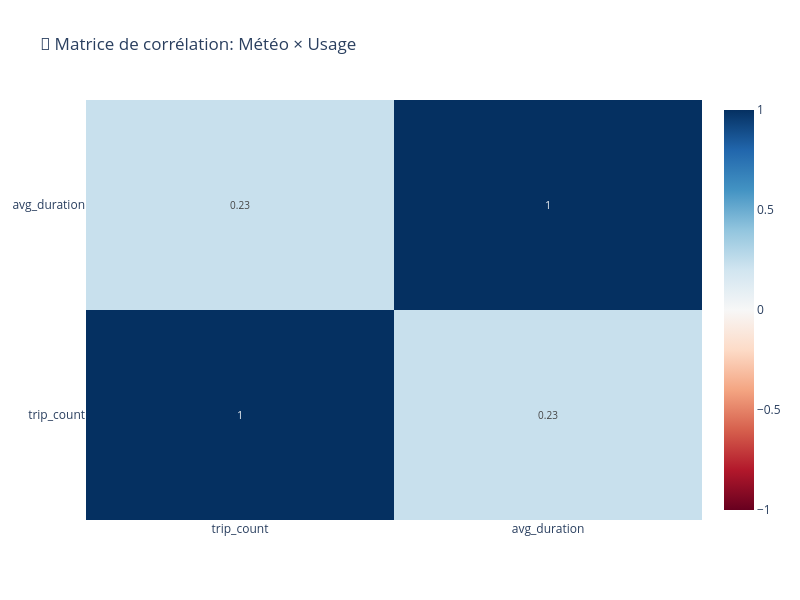

Here is the notebook cell this chart was saved with:
### Markdown cell above
### 3.3 Matrice de corrélation météo

### Code cell
# Sélection des variables météo numériques
weather_cols = [col for col in df_merged.columns if col not in ['date', 'rain_category']]
numeric_cols = df_merged[weather_cols].select_dtypes(include=[np.number]).columns.tolist()

# Garder seulement trip_count et les variables météo principales
corr_cols = ['trip_count', 'avg_duration']
for col in numeric_cols:
    if any(keyword in col.lower() for keyword in ['temp', 'precip', 'wind', 'rain']):
        corr_cols.append(col)

# Matrice de corrélation
corr_matrix = df_merged[corr_cols].corr()

# Heatmap
fig = go.Figure(data=go.Heatmap(
    z=corr_matrix.values,
    x=corr_matrix.columns,
    y=corr_matrix.columns,
    colorscale='RdBu',
    zmid=0,
    text=corr_matrix.values.round(2),
    texttemplate='%{text}',
    textfont={"size": 10},
    hovertemplate='%{x} × %{y}<br>Corrélation: %{z:.3f}<extra></extra>'
))

fig.update_layout(
    title='🔗 Matrice de corrélation: Météo × Usage',
    height=600,
    width=800
)

fig.show()

### Figure 1 — Plotly figure (JSON) as saved in the notebook; plotly's stock layout.template omitted (floating-point values rounded to 4 significant figures)
{"data": [{"colorscale": [[0, "rgb(103,0,31)"], [0.1, "rgb(178,24,43)"], [0.2, "rgb(214,96,77)"], [0.3, "rgb(244,165,130)"], [0.4, "rgb(253,219,199)"], [0.5, "rgb(247,247,247)"], [0.6, "rgb(209,229,240)"], [0.7, "rgb(146,197,222)"], [0.8, "rgb(67,147,195)"], [0.9, "rgb(33,102,172)"], [1, "rgb(5,48,97)"]], "hovertemplate": "%{x} × %{y}<br>Corrélation: %{z:.3f}<extra></extra>", "text": [[1.0, 0.23], [0.23, 1.0]], "textfont": {"size": 10}, "texttemplate": "%{text}", "type": "heatmap", "x": ["trip_count", "avg_duration"], "y": ["trip_count", "avg_duration"], "z": [[1.0, 0.2294], [0.2294, 1.0]], "zmid": 0}], "layout": {"height": 600, "title": {"text": "🔗 Matrice de corrélation: Météo × Usage"}, "width": 800}}
